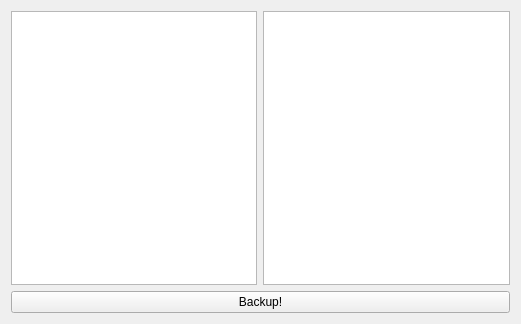
<?xml version="1.0" encoding="UTF-8"?>
<ui version="4.0">
 <class>MainWidget</class>
 <widget class="QWidget" name="MainWidget">
  <property name="geometry">
   <rect>
    <x>0</x>
    <y>0</y>
    <width>521</width>
    <height>324</height>
   </rect>
  </property>
  <property name="windowTitle">
   <string>MainWidget</string>
  </property>
  <layout class="QVBoxLayout" name="verticalLayout">
   <item>
    <layout class="QHBoxLayout" name="horizontalLayout">
     <item>
      <widget class="QListView" name="lvSource"/>
     </item>
     <item>
      <widget class="QListView" name="lvBackup"/>
     </item>
    </layout>
   </item>
   <item>
    <widget class="QPushButton" name="btnBackup">
     <property name="text">
      <string>Backup!</string>
     </property>
    </widget>
   </item>
  </layout>
 </widget>
 <layoutdefault spacing="6" margin="11"/>
 <resources/>
 <connections/>
</ui>
